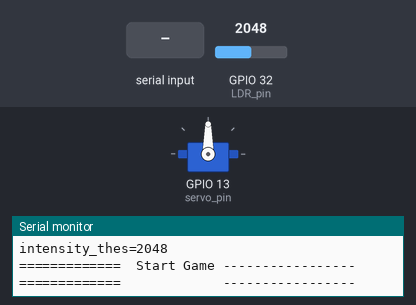
A sketch run on a simulated ESP32. Shown: servo, the last lines printed to the serial monitor. Inputs (shaded band) come from the test bench; at power-on: GPIO 32 (LDR_pin) = 2048.

Above: at 1.2 s.
1.3 s: GPIO 32 (LDR_pin) set to 2216
At 1.68 s:
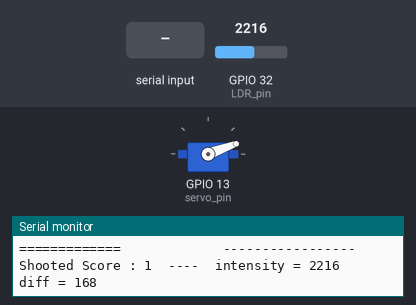
At 2.08 s:
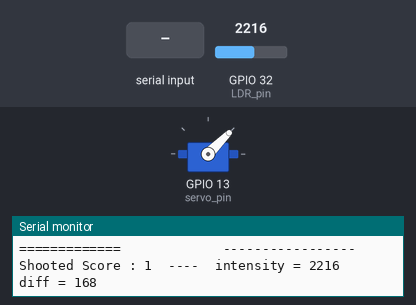
7.3 s: "T" received over Serial
At 8.64 s:
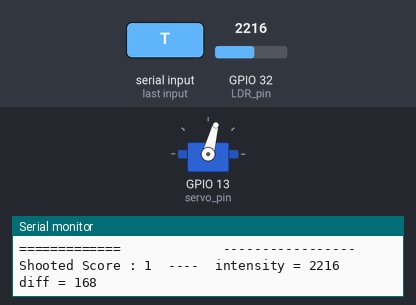
10.3 s: "1" received over Serial
13.3 s: GPIO 32 (LDR_pin) set to 2281
14.8 s: GPIO 32 (LDR_pin) set to 2377
Timing chart, 0 to 18.8 s (numbered marks = the images above; inputs shaded):
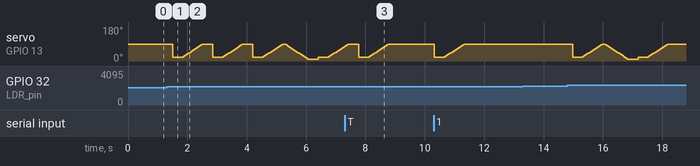

Measured:
- the behaviour switches between 2148 and 2149 on GPIO 32 (LDR_pin) (found by bisection; images 0 and 1)
- after the input at 13.3 s, every drawn part: stays the same

The sketch:

Laser_gun_aim.ino
```cpp
#include <ESP32Servo.h>

int pos;

int LDR_pin = 32;
int servo_pin = 13;
int curAng = 90;
int intensity = 0;
int intensity_thes = 0;
int diff;
int score = 0;
int StopScore = 3;


int Delay;


Servo Target;

void setup()
{
  Serial.begin(115200);

  Target.attach(servo_pin);
  Target.write(90);

  intensity_thes = analogRead(LDR_pin);
   Serial.print("intensity_thes=");
   Serial.println(intensity_thes);
   startGame();
}

void loop()
{
   if (Serial.available() > 0)  ReadInput();
   intensity = analogRead(LDR_pin);
   diff =(intensity - intensity_thes) ;
  if(diff > 100 && score == StopScore) startGame();

 if (score < StopScore ) {

                if(diff > 100){

                  Shooted();
                }else{

                }

                if (StopScore == score)  {
                    SetTargetDown(90,10,50,5);
                    Serial.print("Finish Game at : ");
                    Serial.println(StopScore);
                }

          }

        delay(300);
 }
/// ----------------------
void startGame() {
  score = 0;
  intensity_thes = analogRead(LDR_pin);
   Serial.println("=============  Start Game -----------------");
   Serial.println("=============             -----------------");
   Target.write(90);
}
void ReadInput() {
  char inChar = Serial.read();
   // Keyboard.write(inChar + 1);
    Serial.print("inChar =");
    Serial.println( inChar );

    if ( inChar == 'S')  startGame();
      if ( inChar == 'T')  startGame();  Shooted();
}
void Shooted() {
   score +=1;
  Serial.print("Shooted Score : ");
   Serial.print(score);
  Serial.print("  ----  intensity = ");
  Serial.print(intensity);

  Serial.print("   diff = ");
  Serial.println(diff);

  Target.write(20);
 //SetTargetDown(90,20,50,5);
  delay(300);
  //Target.write(90);
  SetTargetUp(20,90,50,5);

}

void SetTargetDown(int fromAng,int toAng,int delaytime  ,int step  ) {
  //   fromAng 90 toAng 20
   for(pos = fromAng; pos>=toAng; pos-=step) {    // goes from 180 degrees to 0 degrees
       Target.write(pos);
       delay(delaytime);
  }
}

void SetTargetUp(int fromAng,int toAng,int delaytime ,int step  ) {
   for(pos = fromAng; pos<=toAng; pos+=step) {    // goes from 180 degrees to 0 degrees
       Target.write(pos);
       delay(delaytime);

  }
}
```
